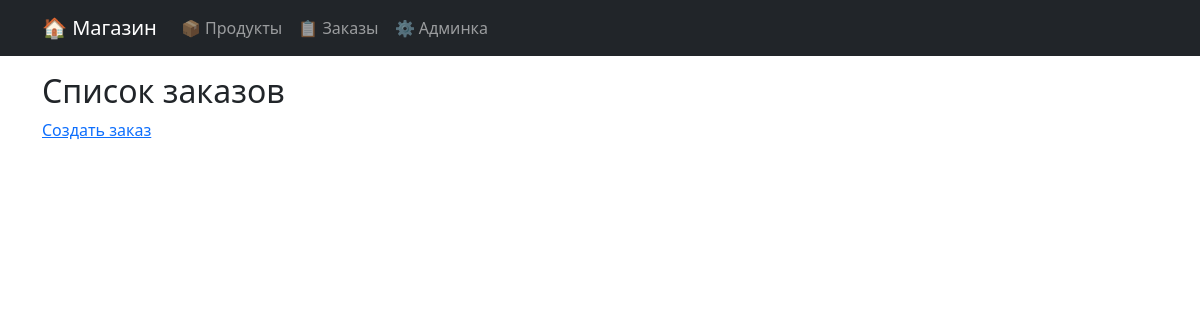
Before: /shop/orders/ with the older database file.
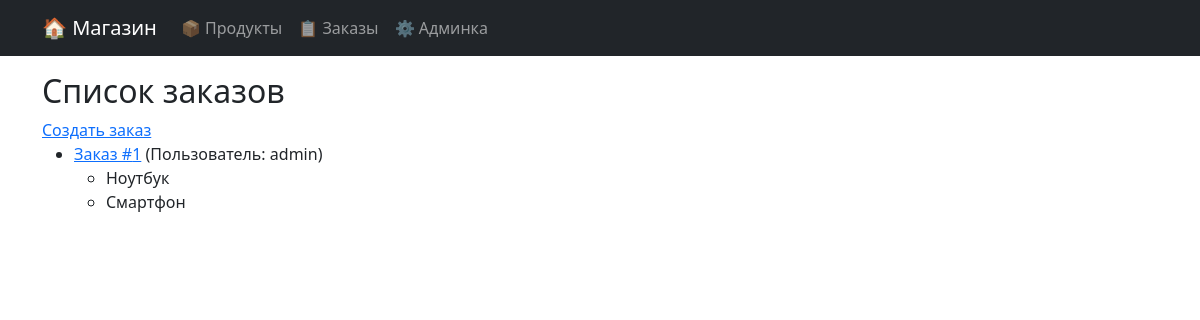
After: the same page with the newer database file.
### shopapp/models.py (models this page shows, shortened)
class Order(models.Model):
    STATUS_CHOICES = [
        ('NEW', 'Новый'),
        ('IN_PROGRESS', 'В обработке'),
        ('DONE', 'Выполнен'),
    ]
    user = models.ForeignKey(User, on_delete=models.CASCADE, verbose_name="Пользователь")
    status = models.CharField(max_length=20, choices=STATUS_CHOICES, default='NEW', verbose_name="Статус")
    created_at = models.DateTimeField(auto_now_add=True)
    products = models.ManyToManyField(Product, related_name='orders')
    customer_name = models.CharField(max_length=255, verbose_name="ФИО клиента", blank=True, null=True)
    customer_phone = models.CharField(max_length=20, verbose_name="Телефон клиента", blank=True, null=True)

class Product(models.Model):
    name = models.CharField(max_length=100, db_index=True)
    description = models.TextField(blank=True, null=True, db_index=True)
    price = models.DecimalField(max_digits=10, decimal_places=2)
    quantity = models.PositiveIntegerField(default=0)
    created_at = models.DateTimeField(auto_now_add=True)
    is_available = models.BooleanField(default=True)
    created_by = models.ForeignKey(User, on_delete=models.CASCADE, verbose_name="Создатель")

### shopapp/views.py (the view)
# urls.py: path("orders/", OrderListView.as_view(), name="order_list"),
class OrderListView(ListView):
    model = Order
    template_name = "shopapp/orders_list.html"
    context_object_name = "orders"

### templates/shopapp/orders_list.html
{% extends "shopapp/base.html" %}
{% block content %}
    <h2>Список заказов</h2>
    <a href="{% url 'shopapp:order_create' %}">Создать заказ</a>
    <ul>
        {% for order in orders %}
            <li>
                <a href="{% url 'shopapp:order_detail' order.pk %}">Заказ #{{ order.pk }}</a>
                (Пользователь: {{ order.user|default:"Аноним" }})
                <ul>
                    {% for product in order.products.all %}
                        <li>{{ product.name }}</li>
                    {% endfor %}
                </ul>
            </li>
        {% endfor %}
    </ul>
{% endblock %}

Changed rows visible on the page:
added Order: pk "1", user "admin"
added Product: name "Ноутбук"
added Product: name "Смартфон"
